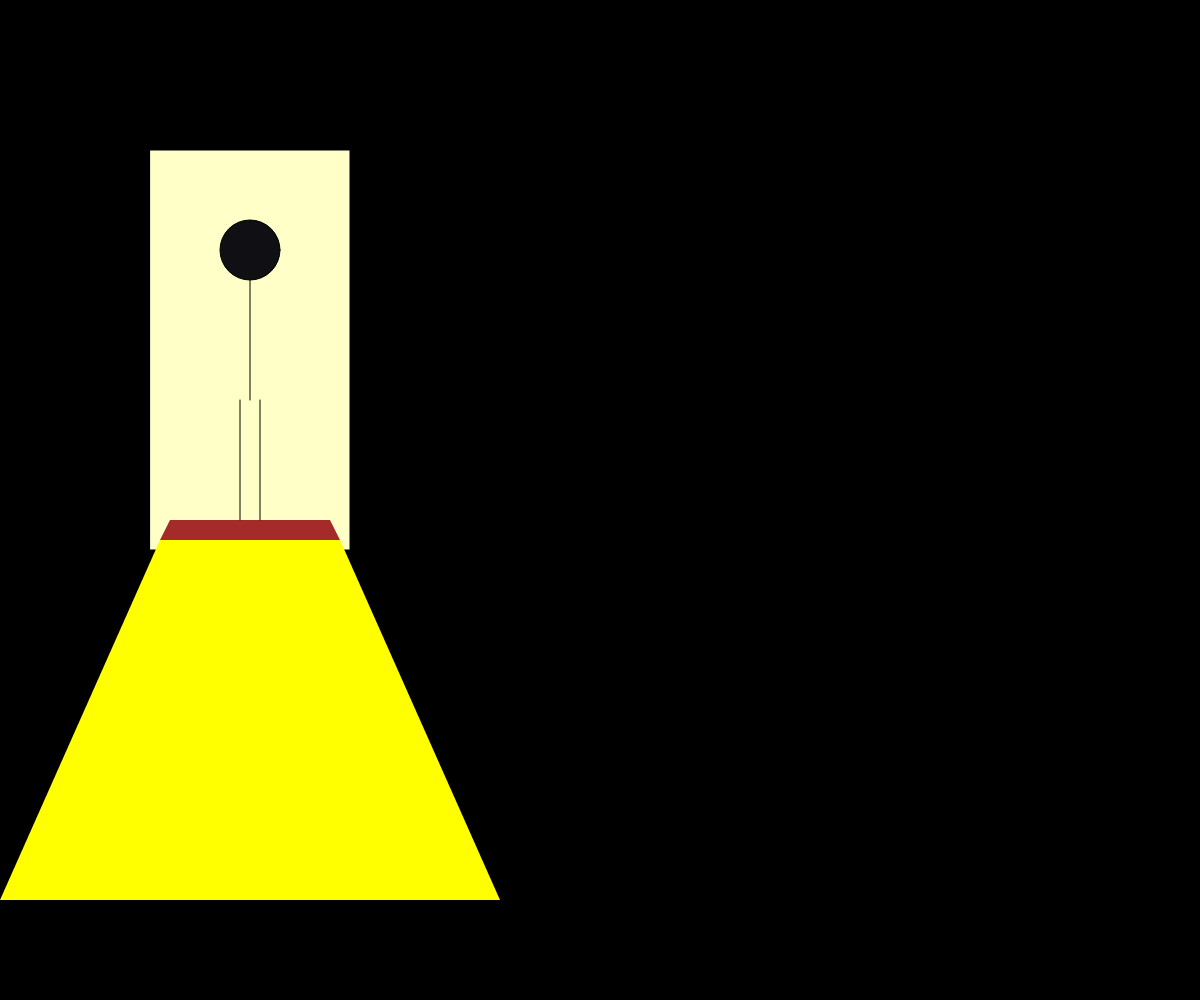
Frame 1 (no input)
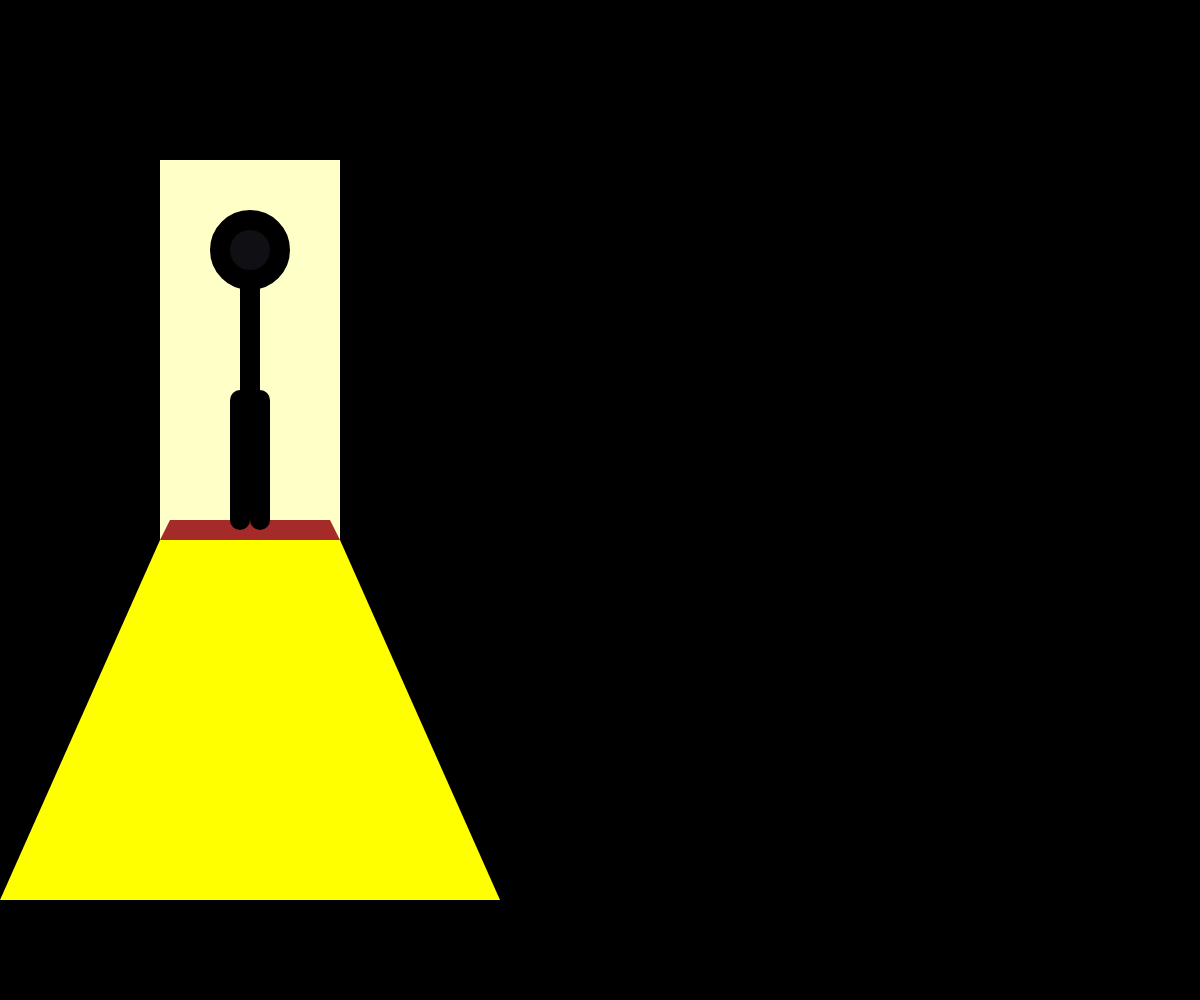
Frame 60 (no input)
Frame 120 (the mouse pressed at the canvas centre since frame 60): identical to frame 60, image omitted

The p5.js sketch that drew these frames (run headless with seeded random() and noise() and a simulated clock; from frame 60 on, the mouse is pressed at the canvas centre):

// p5.js sketch
// ── sketch.js
function setup() {
  createCanvas(windowWidth, windowHeight);
}

function draw() {
  background('black');
  stroke('black');
  fill(255, 255, 200);
  rect(150, 150, 200, 400);

  line(250, 250, 250, 400);




noStroke();
fill('brown');
quad(160, 540, 340, 540, 330, 520, 170, 520 );

stroke('black');
fill(15, 15, 20);
  circle(250, 250, 60);
line(240, 400, 240, 520);
line(260, 400, 260, 520);
noStroke();
fill('yellow');
quad(160, 540, 340, 540, 500, 900, 0, 900);


  strokeWeight(20);
}
